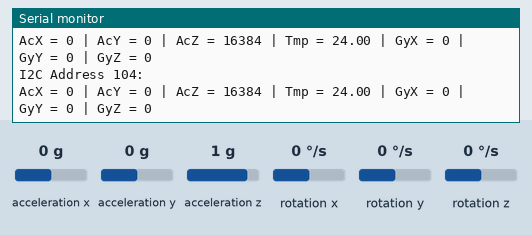
Simulated run of this sketch. Board: Arduino Uno, built with avr-gcc and run on an emulated ATmega328P. Parts: the last lines printed to the serial monitor. Wiring (inferred from the names in the program): MPU-6050 motion sensor at I2C address 0x68; MPU-6050 motion sensor at I2C address 0x69. Inputs (shaded band) come from the test bench; at power-on: acceleration x 0 g, acceleration y 0 g, acceleration z 1 g, rotation x 0 °/s, rotation y 0 °/s, rotation z 0 °/s.

Above: at 1.2 s.
1.3 s: acceleration x set to -1.4 g
At 1.8 s:
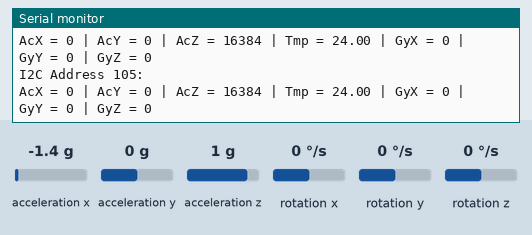
2.8 s: acceleration y set to -1.4 g
At 3.52 s:
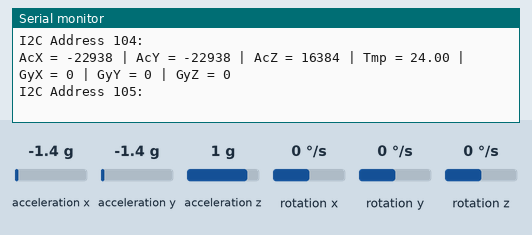
4.3 s: acceleration z set to -1.4 g
At 5.5 s:
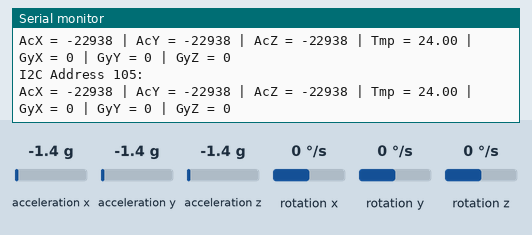
5.8 s: rotation x set to -192 °/s
At 7.2 s:
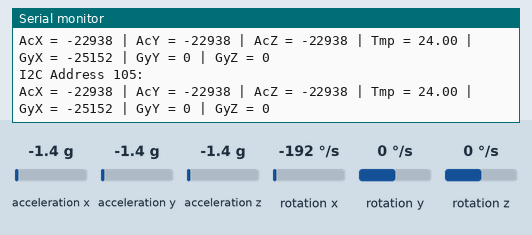
7.3 s: rotation y set to -192 °/s
At 8.9 s:
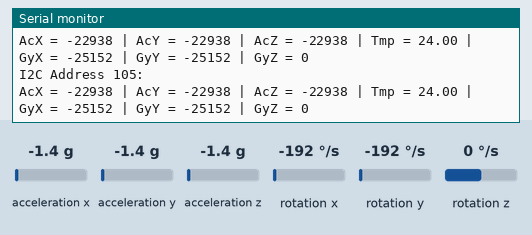

Measured:
- after the input at 2.8 s, the serial monitor: prints a new line after 0.62 s (image 2)
- after the input at 4.3 s, the serial monitor: prints a new line after 0.27 s (image 3)
- after the input at 5.8 s, the serial monitor: prints a new line after 1.1 s (image 4)
- after the input at 7.3 s, the serial monitor: prints a new line after 0.75 s (image 5)

The sketch:

MPU6050_duo_short_temp.ino
```cpp
// due MPU-6050 Sketch
// By Arduino User Tianze


#include<Wire.h>

const int N = 2;
const int MPU_addr[N]={0x68, 0x69};  // I2C address of the first MPU-6050
//const int MPU_addr2=0x69;  // I2C address of the second MPU-6050
int16_t AcX[N],AcY[N],AcZ[N],Tmp[N],GyX[N],GyY[N],GyZ[N];
int i;

void setup(){
  Wire.begin();

  for (i = 0; i < N; i++){
    Wire.beginTransmission(MPU_addr[i]);
    Wire.write(0x6B);  // PWR_MGMT_1 register
    Wire.write(0);     // set to zero (wakes up the MPU-6050)
    Wire.endTransmission(true);
  }

  Serial.begin(9600);
}
void loop(){
  for (i = 0; i < N; i++){
    Wire.beginTransmission(MPU_addr[i]);
    Wire.write(0x3B);  // starting with register 0x3B (ACCEL_XOUT_H)
    Wire.endTransmission(false);
    Wire.requestFrom(MPU_addr[i],14,true);  // request a total of 14 registers
    AcX[i]=Wire.read()<<8|Wire.read();  // 0x3B (ACCEL_XOUT_H) & 0x3C (ACCEL_XOUT_L)
    AcY[i]=Wire.read()<<8|Wire.read();  // 0x3D (ACCEL_YOUT_H) & 0x3E (ACCEL_YOUT_L)
    AcZ[i]=Wire.read()<<8|Wire.read();  // 0x3F (ACCEL_ZOUT_H) & 0x40 (ACCEL_ZOUT_L)
    Tmp[i]=Wire.read()<<8|Wire.read();  // 0x41 (TEMP_OUT_H) & 0x42 (TEMP_OUT_L)
    GyX[i]=Wire.read()<<8|Wire.read();  // 0x43 (GYRO_XOUT_H) & 0x44 (GYRO_XOUT_L)
    GyY[i]=Wire.read()<<8|Wire.read();  // 0x45 (GYRO_YOUT_H) & 0x46 (GYRO_YOUT_L)
    GyZ[i]=Wire.read()<<8|Wire.read();  // 0x47 (GYRO_ZOUT_H) & 0x48 (GYRO_ZOUT_L)
    Serial.print("I2C Address ");Serial.print(MPU_addr[i]);Serial.print(":\n");
    Serial.print("AcX = "); Serial.print(AcX[i]);
    Serial.print(" | AcY = "); Serial.print(AcY[i]);
    Serial.print(" | AcZ = "); Serial.print(AcZ[i]);
    Serial.print(" | Tmp = "); Serial.print(Tmp[i]/340.00+36.53);  //equation for temperature in degrees C from datasheet
    Serial.print(" | GyX = "); Serial.print(GyX[i]);
    Serial.print(" | GyY = "); Serial.print(GyY[i]);
    Serial.print(" | GyZ = "); Serial.println(GyZ[i]);
  }
  Serial.print("\n");
  delay(1000);
}
```
